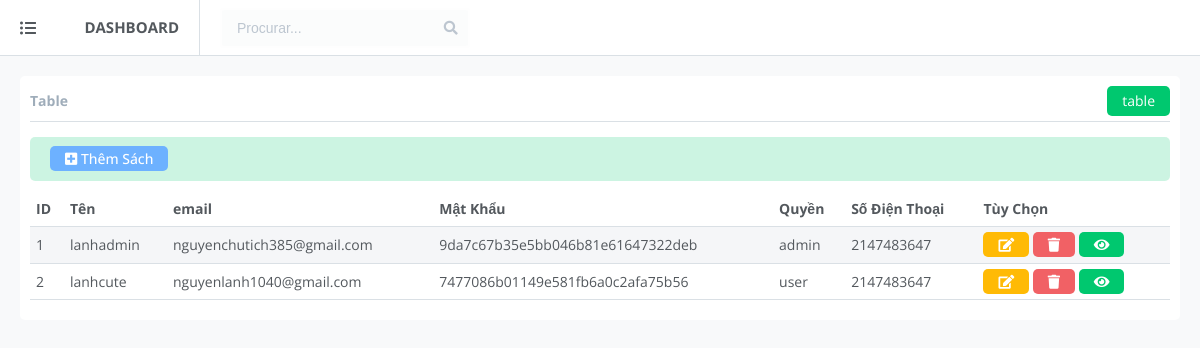
The page /Admin/UserAdmin.php on the database its author committed.
### tables this page shows
CREATE TABLE `users` (
  `id` int(11) NOT NULL,
  `username` varchar(100) DEFAULT NULL,
  `email` varchar(500) DEFAULT NULL,
  `password` varchar(100) DEFAULT NULL,
  `role` varchar(50) DEFAULT NULL,
  `phone` int(11) NOT NULL,
  `address` varchar(1000) DEFAULT NULL
);

### Admin/UserAdmin.php (the view, shortened to what this page needs)
<!DOCTYPE html>
<html lang="en">
<head>
    <link rel="stylesheet" href="https://cdnjs.cloudflare.com/ajax/libs/font-awesome/5.11.2/css/all.css">
    <link rel="stylesheet" href="../css/main.css">
    <link rel="stylesheet" href="../js/main.js">
</head>
<body>
    <nav class="topnav">
        <div class="logo">
            <a href="#" class="display-sm display-md" id="menu"><i class="fa fa-list-ul"></i></a>
            <a href="index.html" class="hidden-sm"><h1>Dashboard</h1></a>
        </div>
        <div class="user-menu">
            <form action="#" method="post" class="hidden-sm">
                <input type="text" name="search" id="search" placeholder="Procurar...">
                <i class="fa fa-search"></i>
            </form>
        </div>
    </nav>
    <main class="content">
        <div class="grid">
            <div class="painel">
                <div class="painel-header">
                    <h4 class="painel-title">Table</h4>
                    <a href="#" class="btn btn-green">table</a>
                </div>
                <div class="painel-body">
                    <div class="alert alert-success">
                        <a href="User/Create.php" class="btn btn-blue">
                            <i class="fa fa-plus-square" aria-hidden="true"></i>
                                    Thêm Sách
                        </a>
                    </div>
                    <table class="zebra">
                        <thead>
                            <tr>
                                <th>ID</th>
                                <th>Tên</th>
                                <th>email</th>
                                <th>Mật Khẩu</th>
                                <th>Quyền</th>
                                <th>Số Điện Thoại</th>
                                <th>Tùy Chọn</th>
                            </tr>
                        </thead>
                        <tbody>
                            <tr>
                                <?php
                                    $con = new mysqli('localhost', 'root', '', 'qlythuviensach');
                                    $sql = "SELECT * from users";
                                    if ($result = $con->query($sql)) {
                                        if ($result->num_rows > 0) {
                                            while ($row = $result->fetch_array()) {
                                                echo "<tr>";
                                                echo "<td>" . $row['id'] . "</td>";
                                                echo "<td>" . $row['username'] . "</td>";
                                                echo "<td>" . $row['email'] . "</td>";
                                                echo "<td>" . $row['password'] . "</td>";
                                                echo "<td>" . $row['role'] . "</td>";
                                                echo "<td>" . $row['phone'] . "</td>";
                                                echo " <td><a href='./User/Update.php?id=" . $row['id'] . "' class='btn btn-orange'><i class='fa fa-edit' aria-hidden='true'></i></a>
                                                <a href='./User/Delete.php?id=" . $row['id']."'
                                                onclick='location.href=showDele()' class='btn btn-red' ><i class='fa fa-trash' aria-hidden='true'></i></a>
                                                <a href='#' class='btn btn-green'><i class='fa fa-eye' aria-hidden='true'></i></a>
                                                </td>";
                                                echo "</tr>";
                                            }
                                        } else {
                                            echo "Không tìm thấy dữ liệu.";
                                        }
                                    } else {
                                        echo "ERROR: Không thể thực thi câu lệnh $sql. " . $mysqli->error;
                                    }
                                    ?>
                            </tr>
                        </tbody>
                    </table>
                </div>
            </div>
        </div>
    </main>
</body>
</html>

### css/main.css (style rules this page uses)
*, *::before, *::after { margin: 0; padding: 0; box-sizing: inherit; }
html { font-size: 62.5%; }
body { font-family: 'Open Sans', sans-serif; font-weight: 400; line-height: 1.7; box-sizing: border-box; background: #f8f9fa; }
a { text-decoration: none; }
.topnav { height: 5.6rem; width: 100vw; position: fixed; top: 0; left: 0; background: #fff; border-bottom: 1px solid #dae0e5; display: grid; grid-template-columns: 20rem 1fr; grid-template-areas: "logo user-nav"; }
.topnav form #search { padding: 1rem 1.5rem; padding-right: 3rem; width: 25rem; height: 100%; font-size: 1.4rem; background-color: #fbfcfc; border: 2px solid rgba(255, 255, 255, 0.8); color: #657a8e; border-radius: 4px; margin-right: -3rem; outline: none; transition: .2s ease-in-out; }
.topnav form i, .topnav form ::placeholder { color: #bdc6d0; }
.topnav .logo { border-right: 1px solid #dae0e5; grid-area: logo; display: flex; justify-content: center; align-items: center; }
@media only screen and (max-width: 75em) { .topnav .logo { padding: 0 2rem; justify-content: space-between; } }
.topnav .logo a { color: #53585d; text-transform: uppercase; }
.topnav .user-menu { grid-area: user-nav; display: flex; justify-content: space-between; align-items: center; padding: 0 2rem; font-size: 1.4rem; }
#menu { font-size: 1.6rem; }
.content { margin-top: 5.6rem; margin-left: 20rem; padding: 2rem; height: calc(100vh - 5.6rem); overflow-y: auto; }
@media only screen and (max-width: 75em) { .content { margin-left: 0; } }
.grid { display: grid; grid-gap: 2rem; grid-template-columns: repeat(auto-fit, minmax(24rem, 1fr)); }
.display-sm { display: none; }
.display-md { display: none; }
@media only screen and (max-width: 75em) { .display-md { display: inline-flex; } }
.btn { padding: .3rem 1.5rem; border-radius: 5px; font-size: 1.4rem; border: 0; }
.btn-blue { background-color: #6DB1FF; color: #fff; }
.btn-green { background-color: #00C86F; color: #fff; }
.btn-orange { background-color: #FFBA05; color: #fff; }
.btn-red { background-color: #F16165; color: #fff; }
.alert { font-size: 1.4rem; border-radius: 5px; margin-bottom: 1rem; padding: 1rem 2rem; font-weight: 500; }
.alert-success { background: rgba(0, 200, 111, 0.2); color: #00C86F; }
.painel { background: #fff; color: #53585d; border-radius: 5px; padding: .5rem 1rem; }
.painel-header { display: flex; justify-content: space-between; align-items: center; border-bottom: 1px solid #dae0e5; padding: .5rem 0; }
.painel-header .painel-title { font-size: 1.4rem; color: #9fadba; }
.painel-body { margin: 1.5rem 0; font-size: 1.4rem; overflow: auto; }
table { width: 100%; border-collapse: collapse; }
th, td { padding: .6rem; text-align: left; border-bottom: 1px solid #dae0e5; color: #53585d; }
.zebra tr:nth-child(even) { background-color: #f5f6f8; }

### rows shown on the page
users: id "1", username "lanhadmin", email "nguyenchutich385@gmail.com", password "9da7c67b35e5bb046b81e61647322deb", role "admin", phone "2147483647"
users: id "2", username "lanhcute", email "nguyenlanh1040@gmail.com", password "7477086b01149e581fb6a0c2afa75b56", role "user", phone "2147483647"
